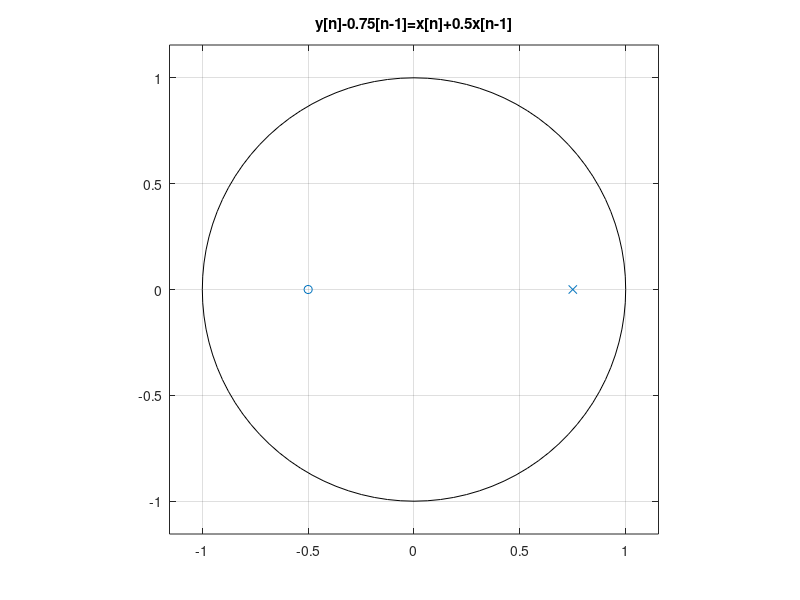
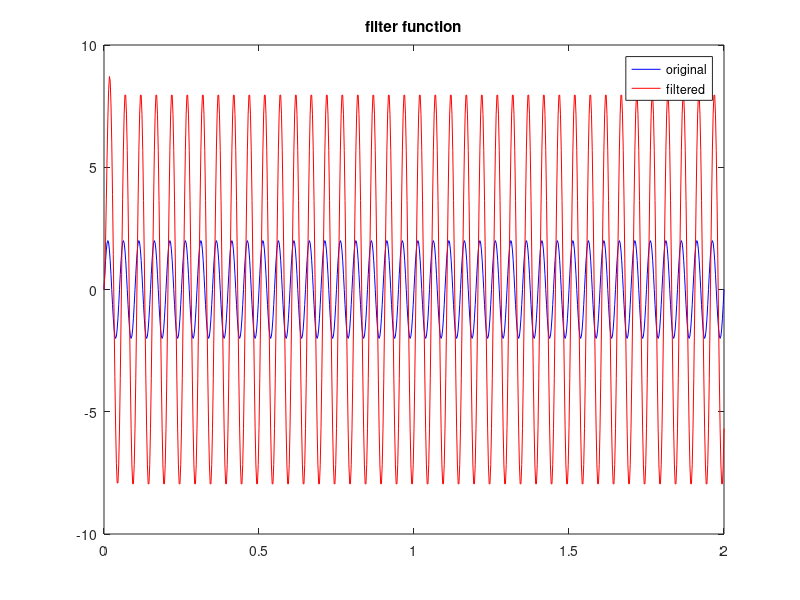
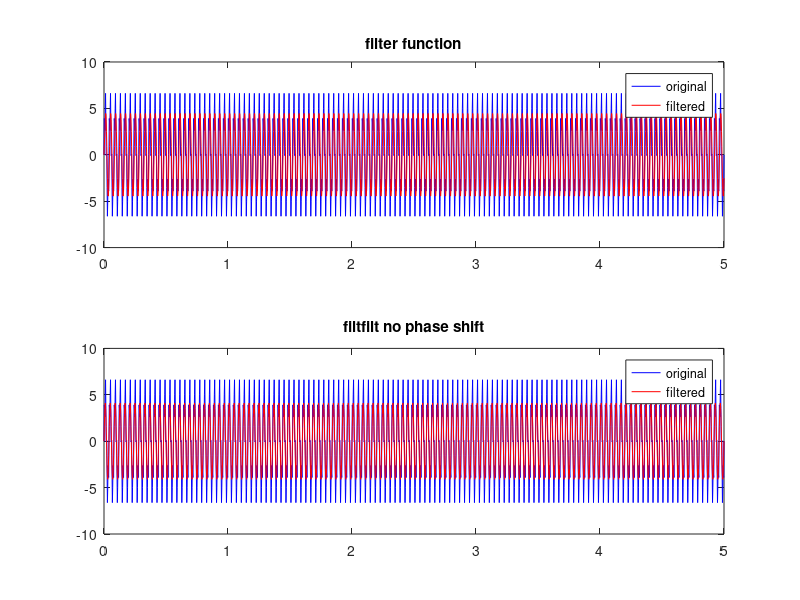
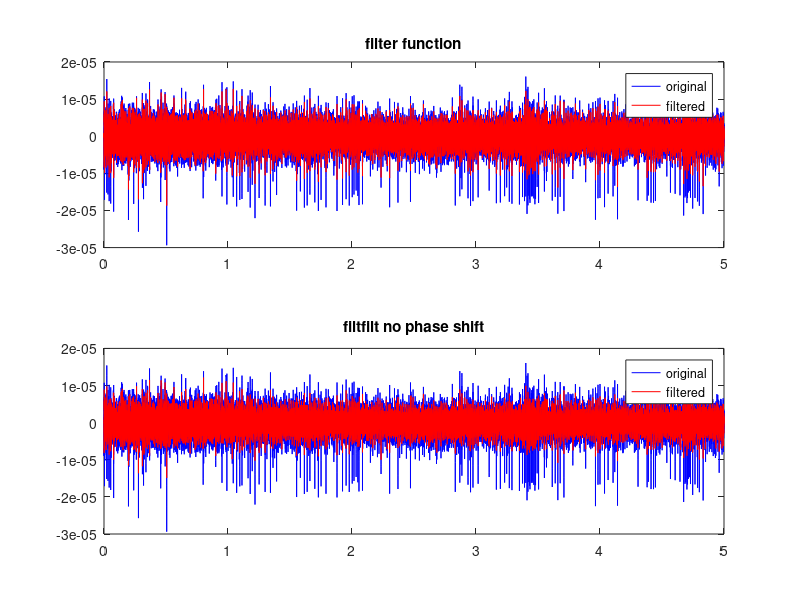

Here is the MATLAB script that generated these plots, in order:
clear all
a=[1 -0.75];
b=[1 0.5];
figure(1)
zplane(b,a)
title('y[n]-0.75[n-1]=x[n]+0.5x[n-1]')

fs=400;
td=2;
N=td*fs;
t=(0:N)/fs;
x=2*sin(40*pi*t);
filt=filter(b,a,x);
figure(2);
plot(t,x,'b')
hold on;
plot(t,filt,'r')
title('filter function')
legend({'original','filtered'})


fs1=400;
td1=5;
N1=td1*fs1;
t1=(0:N1)/fs1;
x1=5*sin(50*pi*t1)+2*sin(200*pi*t1);
a=[1];
b=[0.25 0.25 0.25 0.25];
ft1=filter(b,a,x1);
x2=double(x1);
ft2=filtfilt(b,a,x2);
figure(3);
subplot(2,1,1);
plot(t1,x1,'b')
hold on;
plot(t1,ft1,'r')
title('filter function')
legend({'original','filtered'})
subplot(2,1,2)
plot(t1,x1,'b')
hold on;
plot(t1,ft2,'r')
title('filtfilt no phase shift')
legend({'original','filtered'})

load('BME470_Data_Exercise6.mat')
Signal=Signal.';
N=length(Signal);
t=(0:N-1)/(N/5);
a=[1];
b=[0.25 0.25 0.25 0.25];
ft1=filter(b,a,Signal);
Signal2=double(Signal);
ft2=filtfilt(b,a,Signal2);
figure(4);
subplot(2,1,1);
plot(t,Signal,'b')
hold on;
plot(t,ft1,'r')
title('filter function')
legend({'original','filtered'})
subplot(2,1,2);
plot(t,Signal,'b')
hold on;
plot(t,ft2,'r')
title('filtfilt no phase shift')
legend({'original','filtered'})

